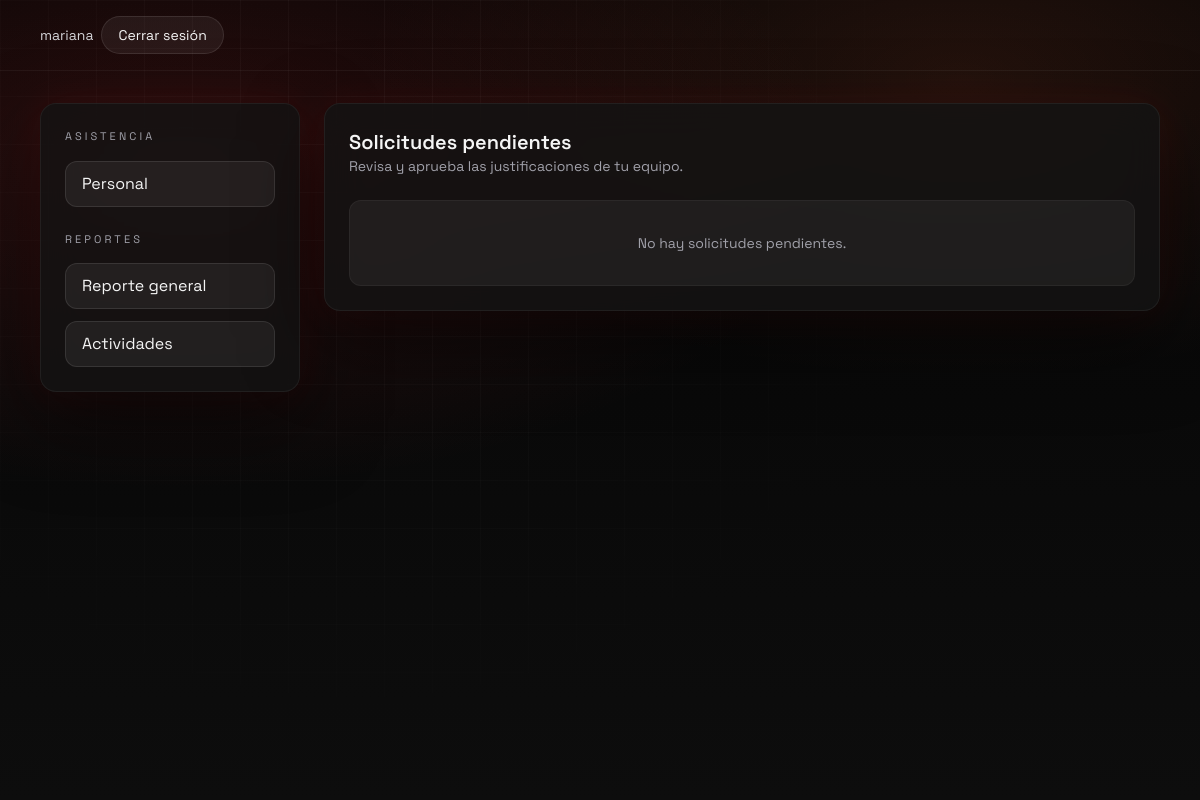
/justificaciones/pendientes/ (signed in), run on an earlier commit of the app's database.
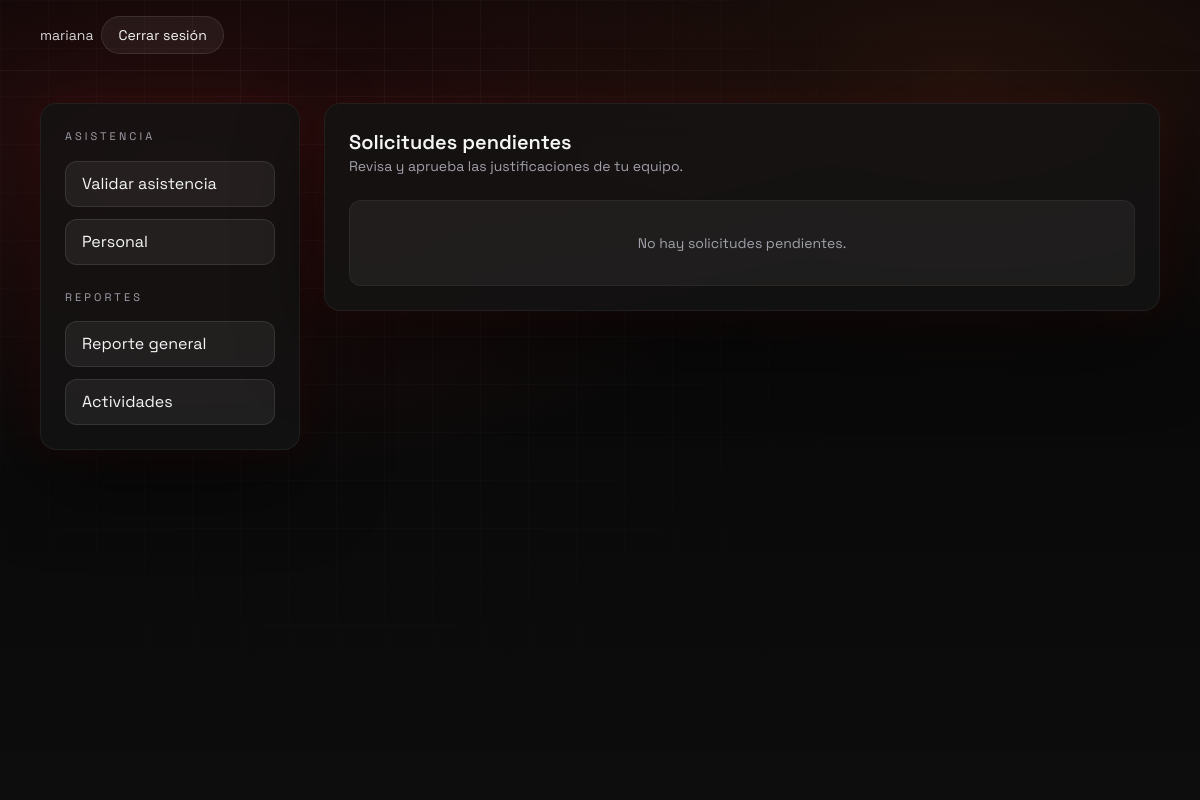
And on a later commit of the database.
### asistencia/views.py (the view)
# urls.py: path("justificaciones/pendientes/", views.JustificacionesPendientesView.as_view(), name="justificaciones_pendientes"),
class JustificacionesPendientesView(LoginRequiredMixin, TemplateView):
    template_name = "asistencia/justificaciones_pendientes.html"
    def get_context_data(self, **kwargs):
        context = super().get_context_data(**kwargs)
        if self.request.user.rol in [CustomUser.ROL_ADMIN, CustomUser.ROL_RRHH]:
            context["justificaciones"] = Justificacion.objects.filter(aprobada=False)
        else:
            context["justificaciones"] = Justificacion.objects.filter(
                aprobada=False,
                asistencia__empleado__supervisor=self.request.user
            )
        return context

### asistencia/templates/asistencia/justificaciones_pendientes.html (shortened to what this page needs)
{% extends "asistencia/base_admin.html" %}
{% block admin_content %}
<div class="glass rounded-2xl p-6 space-y-6">
    <div>
        <h2 class="text-xl font-semibold">Solicitudes pendientes</h2>
        <p class="text-sm text-zinc-400">Revisa y aprueba las justificaciones de tu equipo.</p>
    </div>
    <div class="grid gap-4">
        {% for j in justificaciones %}
        <div class="p-5 rounded-xl border border-white/10 bg-white/5 flex flex-col md:flex-row md:items-center justify-between gap-4" id="justificacion-{{ j.id }}">
            <div>
                <div class="text-sm font-semibold text-zinc-200">{{ j.asistencia.empleado.get_full_name|default:j.asistencia.empleado.username }}</div>
                <div class="text-xs text-zinc-400 mt-1">Fecha de falta/tardanza: {{ j.asistencia.fecha }}</div>
                <div class="mt-3 text-sm text-zinc-300 italic">"{{ j.motivo }}"</div>
            </div>
            <div class="flex gap-2 shrink-0">
                <button onclick="procesar({{ j.id }}, 'aprobar')" class="btn-neo px-4 py-2 rounded-lg text-sm bg-emerald-600/80 hover:bg-emerald-500">Aprobar</button>
                <button onclick="procesar({{ j.id }}, 'rechazar')" class="btn-ghost px-4 py-2 rounded-lg text-sm border-rose-500/30 text-rose-300 hover:bg-rose-500/20">Rechazar</button>
            </div>
        </div>
        {% empty %}
        <div class="text-sm text-zinc-400 py-8 text-center border border-white/5 rounded-xl bg-white/5">
            No hay solicitudes pendientes.
        </div>
        {% endfor %}
    </div>
</div>
{% endblock %}

What changed in the data, as far as the page shows it:
changed CustomUser "mariana": rol "empleado" → "rrhh" (drawn)
Also different on the page:
text now shown: "Validar asistencia"
